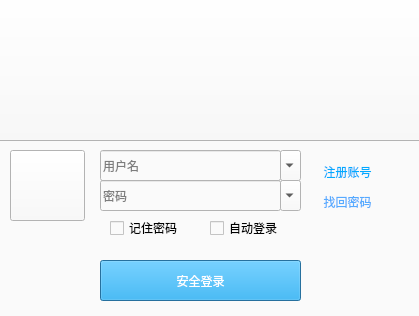
<?xml version="1.0" encoding="UTF-8"?>
<ui version="4.0">
 <class>LoginDialog</class>
 <widget class="QDialog" name="LoginDialog">
  <property name="geometry">
   <rect>
    <x>0</x>
    <y>0</y>
    <width>419</width>
    <height>316</height>
   </rect>
  </property>
  <property name="sizePolicy">
   <sizepolicy hsizetype="Fixed" vsizetype="Fixed">
    <horstretch>0</horstretch>
    <verstretch>0</verstretch>
   </sizepolicy>
  </property>
  <property name="mouseTracking">
   <bool>false</bool>
  </property>
  <property name="windowTitle">
   <string>登录</string>
  </property>
  <property name="windowIcon">
   <iconset resource="ico.qrc">
    <normaloff>:/images/6.jpg</normaloff>:/images/6.jpg</iconset>
  </property>
  <property name="toolTip">
   <string/>
  </property>
  <property name="styleSheet">
   <string notr="true">background-color: rgb(250, 250, 250);</string>
  </property>
  <widget class="QLineEdit" name="username">
   <property name="geometry">
    <rect>
     <x>100</x>
     <y>150</y>
     <width>181</width>
     <height>31</height>
    </rect>
   </property>
   <property name="sizePolicy">
    <sizepolicy hsizetype="Expanding" vsizetype="Preferred">
     <horstretch>0</horstretch>
     <verstretch>0</verstretch>
    </sizepolicy>
   </property>
   <property name="dragEnabled">
    <bool>false</bool>
   </property>
   <property name="placeholderText">
    <string>用户名</string>
   </property>
  </widget>
  <widget class="QLineEdit" name="userpassword">
   <property name="geometry">
    <rect>
     <x>100</x>
     <y>180</y>
     <width>181</width>
     <height>31</height>
    </rect>
   </property>
   <property name="sizePolicy">
    <sizepolicy hsizetype="Fixed" vsizetype="Fixed">
     <horstretch>0</horstretch>
     <verstretch>0</verstretch>
    </sizepolicy>
   </property>
   <property name="echoMode">
    <enum>QLineEdit::Password</enum>
   </property>
   <property name="placeholderText">
    <string>密码</string>
   </property>
  </widget>
  <widget class="QComboBox" name="accountlist">
   <property name="geometry">
    <rect>
     <x>280</x>
     <y>150</y>
     <width>21</width>
     <height>31</height>
    </rect>
   </property>
  </widget>
  <widget class="QComboBox" name="comboBox_2">
   <property name="geometry">
    <rect>
     <x>280</x>
     <y>180</y>
     <width>21</width>
     <height>31</height>
    </rect>
   </property>
  </widget>
  <widget class="QPushButton" name="zaccount">
   <property name="geometry">
    <rect>
     <x>310</x>
     <y>160</y>
     <width>75</width>
     <height>23</height>
    </rect>
   </property>
   <property name="styleSheet">
    <string notr="true">color: rgb(0, 170, 255);
</string>
   </property>
   <property name="text">
    <string>注册账号</string>
   </property>
   <property name="autoDefault">
    <bool>false</bool>
   </property>
   <property name="flat">
    <bool>true</bool>
   </property>
  </widget>
  <widget class="QPushButton" name="backpassword">
   <property name="geometry">
    <rect>
     <x>310</x>
     <y>190</y>
     <width>75</width>
     <height>23</height>
    </rect>
   </property>
   <property name="styleSheet">
    <string notr="true">color: rgb(85, 170, 255);
</string>
   </property>
   <property name="text">
    <string>找回密码</string>
   </property>
   <property name="autoDefault">
    <bool>false</bool>
   </property>
   <property name="flat">
    <bool>true</bool>
   </property>
  </widget>
  <widget class="QPushButton" name="login">
   <property name="geometry">
    <rect>
     <x>100</x>
     <y>260</y>
     <width>201</width>
     <height>41</height>
    </rect>
   </property>
   <property name="styleSheet">
    <string notr="true">color: rgb(255, 255, 255);
background-color: rgb(0, 245, 245);
background-color: rgb(0, 170, 255);</string>
   </property>
   <property name="text">
    <string>安全登录</string>
   </property>
  </widget>
  <widget class="QCheckBox" name="remblepassword">
   <property name="geometry">
    <rect>
     <x>110</x>
     <y>220</y>
     <width>71</width>
     <height>16</height>
    </rect>
   </property>
   <property name="text">
    <string>记住密码</string>
   </property>
   <property name="checked">
    <bool>false</bool>
   </property>
  </widget>
  <widget class="QCheckBox" name="autolog">
   <property name="geometry">
    <rect>
     <x>210</x>
     <y>220</y>
     <width>71</width>
     <height>16</height>
    </rect>
   </property>
   <property name="text">
    <string>自动登录</string>
   </property>
  </widget>
  <widget class="QPushButton" name="pushButton_4">
   <property name="geometry">
    <rect>
     <x>-10</x>
     <y>-10</y>
     <width>441</width>
     <height>151</height>
    </rect>
   </property>
   <property name="text">
    <string/>
   </property>
   <property name="icon">
    <iconset>
     <selectedoff>:/images/1.jpg</selectedoff>
    </iconset>
   </property>
   <property name="iconSize">
    <size>
     <width>420</width>
     <height>250</height>
    </size>
   </property>
   <property name="autoDefault">
    <bool>true</bool>
   </property>
   <property name="flat">
    <bool>false</bool>
   </property>
  </widget>
  <widget class="QPushButton" name="pushButton_5">
   <property name="geometry">
    <rect>
     <x>10</x>
     <y>150</y>
     <width>75</width>
     <height>71</height>
    </rect>
   </property>
   <property name="text">
    <string/>
   </property>
   <property name="icon">
    <iconset resource="ico.qrc">
     <normaloff>:/images/3.jpg</normaloff>:/images/3.jpg</iconset>
   </property>
   <property name="iconSize">
    <size>
     <width>95</width>
     <height>85</height>
    </size>
   </property>
  </widget>
 </widget>
 <layoutdefault spacing="6" margin="11"/>
 <tabstops>
  <tabstop>login</tabstop>
  <tabstop>username</tabstop>
  <tabstop>userpassword</tabstop>
  <tabstop>comboBox_2</tabstop>
  <tabstop>zaccount</tabstop>
  <tabstop>backpassword</tabstop>
  <tabstop>accountlist</tabstop>
  <tabstop>remblepassword</tabstop>
  <tabstop>autolog</tabstop>
  <tabstop>pushButton_4</tabstop>
  <tabstop>pushButton_5</tabstop>
 </tabstops>
 <resources>
  <include location="ico.qrc"/>
 </resources>
 <connections/>
</ui>
